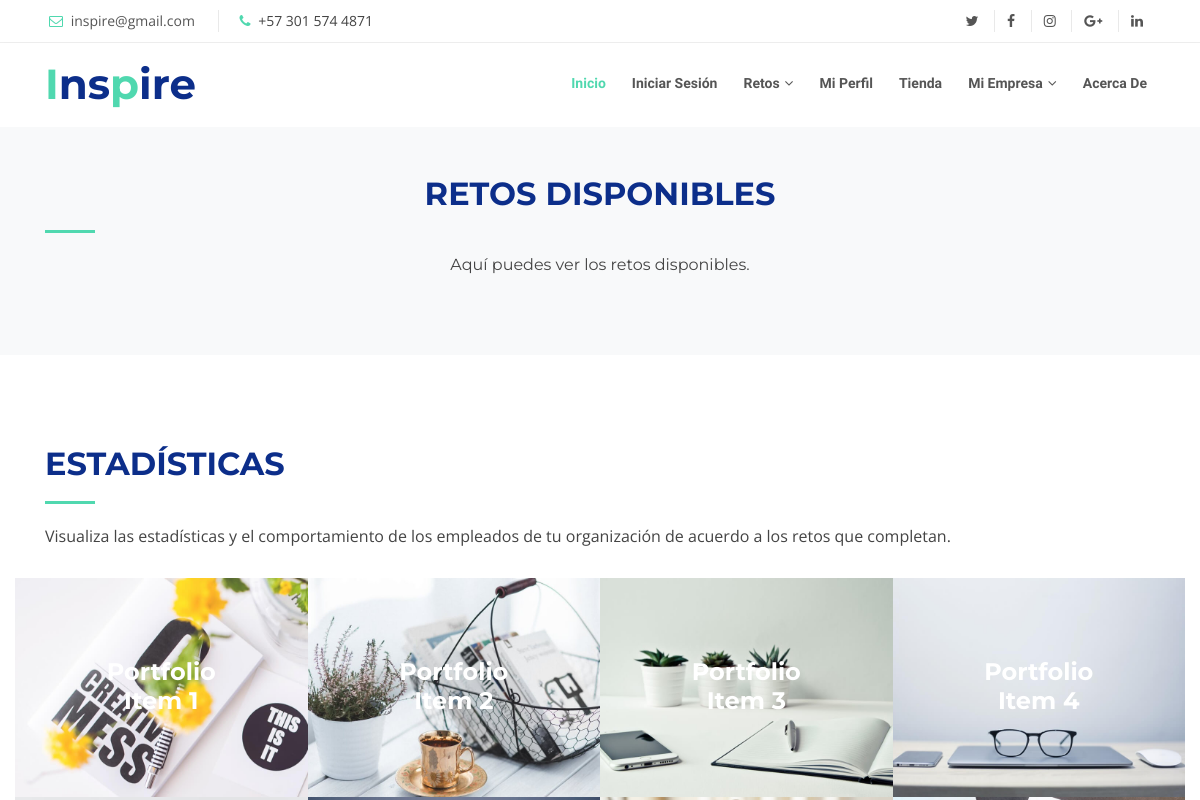
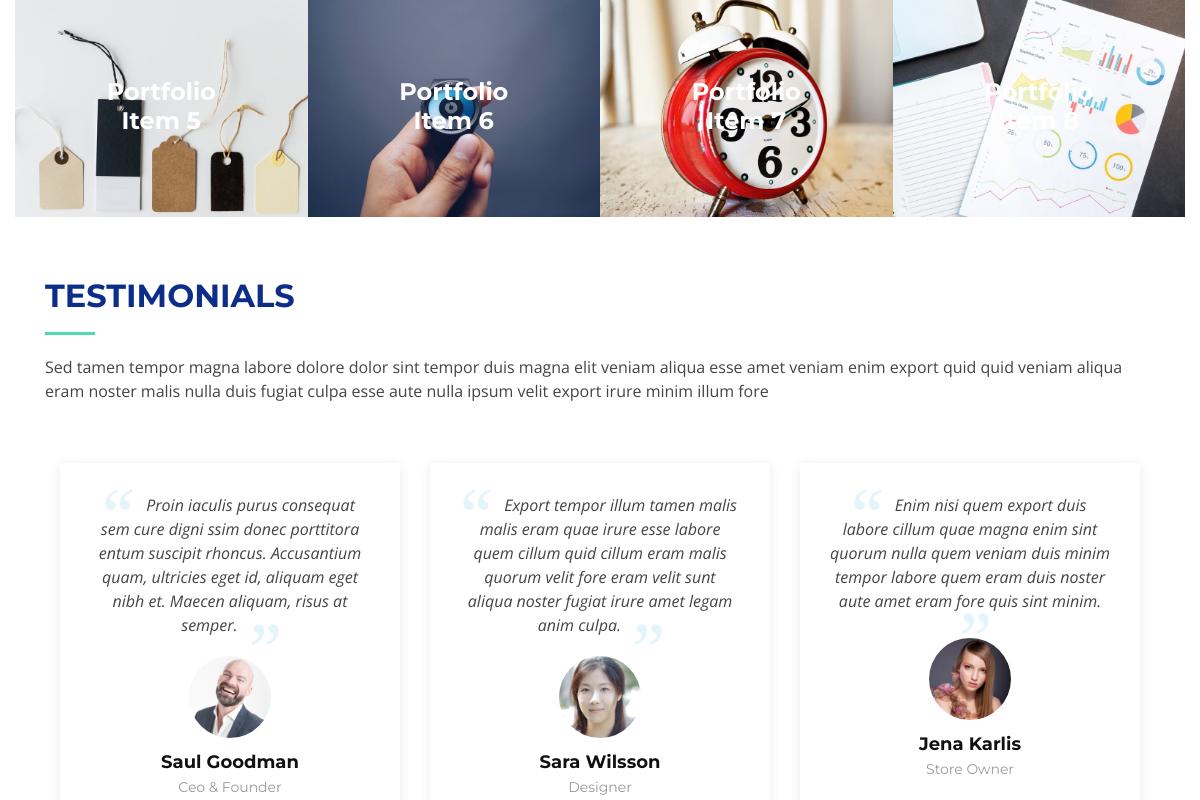
Before: /view_challenges (upper part) with the older database file (2 pictures, top to bottom).
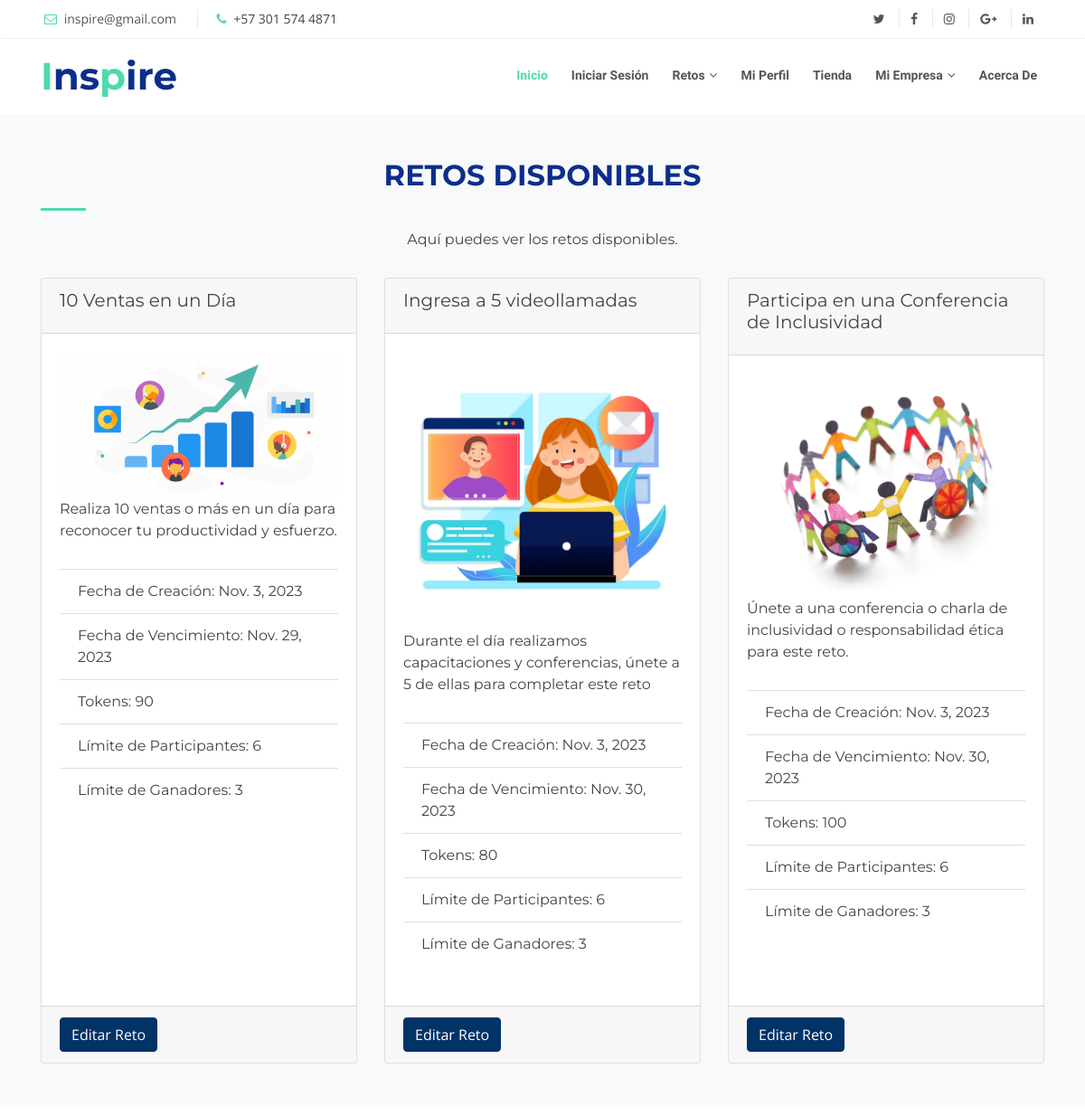
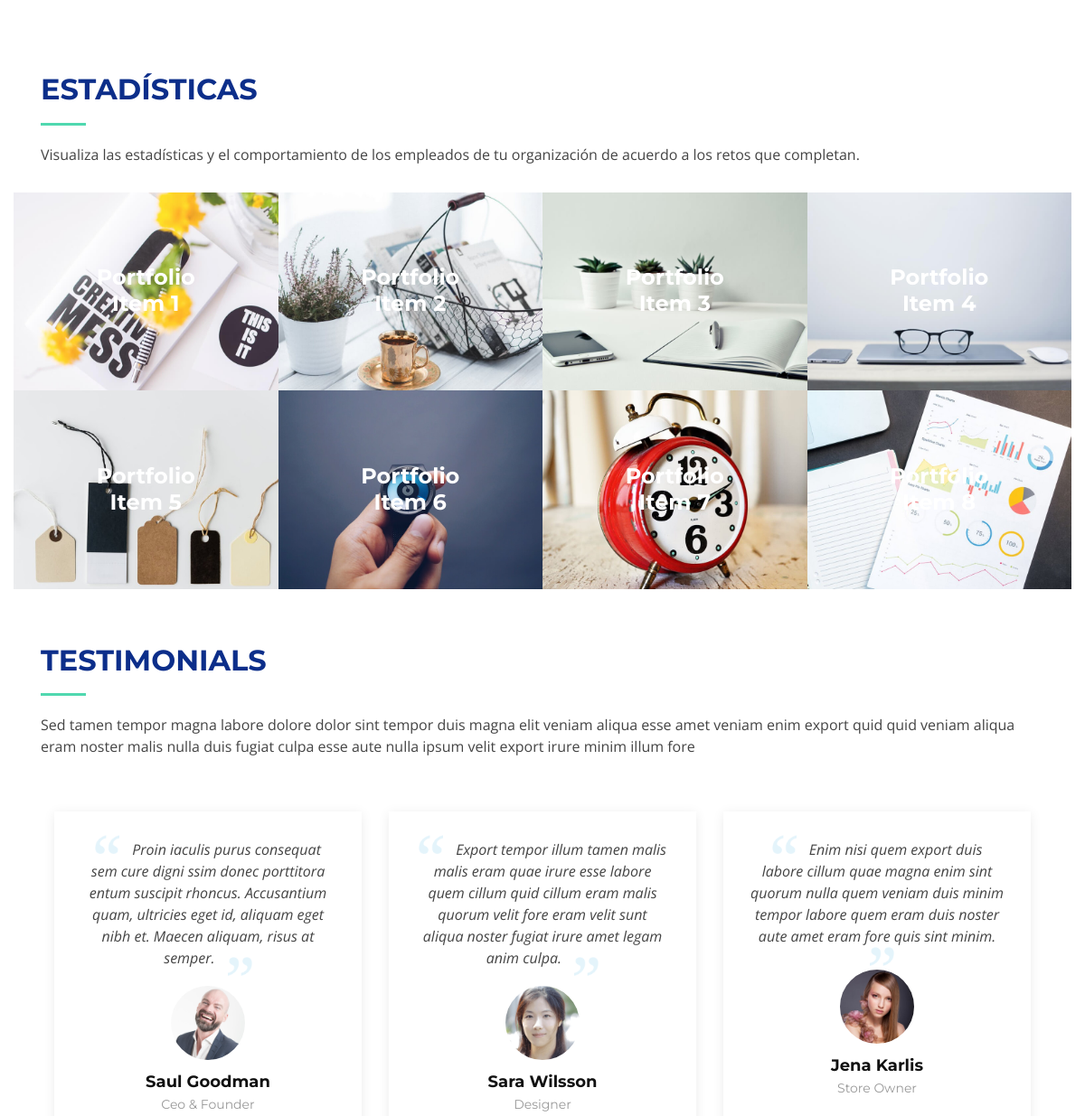
After: the same page with the newer database file (2 pictures, top to bottom).
### challenges/models.py (models this page shows)
class Reto(models.Model):
    nombre =  models.CharField(max_length=100)
    descripcion =  models.CharField(max_length=100)
    imagen = models.ImageField(upload_to="uploads/")
    fecha_publicacion = models.DateField(default=date.today)
    fecha_vencimiento = models.DateField(default=date.today)
    nombre_insignia =  models.CharField(max_length=100)
    categoria_insignia = models.CharField(max_length=100, default='', choices=HABILIDADES_LISTA)
    tokens =  models.IntegerField()
    limite_participantes = models.IntegerField(default=6, choices=CANTIDAD_PARTICIPANTES)
    cantidad_ganadores = models.IntegerField()

### challenges/views.py (the view)
# urls.py: path('view_challenges', challenges_views.view_challenges, name='view_challenges'),
def view_challenges(request):
    retos = Reto.objects.all()
    print(retos)
    return render(request, "view_challenges.html", {'retos': retos})

### challenges/templates/view_challenges.html (shortened to what this page needs)
<html lang="en"><head>
    <link href="static/lib/bootstrap/css/bootstrap.min.css" rel="stylesheet">
    <link href="static/lib/font-awesome/css/font-awesome.min.css" rel="stylesheet">
    <link href="static/lib/animate/animate.min.css" rel="stylesheet">
    <link href="static/lib/ionicons/css/ionicons.min.css" rel="stylesheet">
    <link href="static/lib/owlcarousel/assets/owl.carousel.min.css" rel="stylesheet">
    <link href="static/lib/magnific-popup/magnific-popup.css" rel="stylesheet">
    <link href="static/lib/ionicons/css/ionicons.min.css" rel="stylesheet">
    <link href="static/css/style.css" rel="stylesheet">
  <style type="text/css" id="operaUserStyle"></style></head>
  <body id="body"><button type="button" id="mobile-nav-toggle"></button>
    <section id="topbar" class="d-none d-lg-block">
      <div class="container clearfix">
        <div class="contact-info float-left">
          <i class="fa fa-envelope-o"></i> <a href="mailto:contact@example.com">inspire@gmail.com</a>
          <i class="fa fa-phone"></i> +57 301 574 4871
        </div>
        <div class="social-links float-right">
          <a href="#" class="twitter"><i class="fa fa-twitter"></i></a>
          <a href="#" class="facebook"><i class="fa fa-facebook"></i></a>
          <a href="#" class="instagram"><i class="fa fa-instagram"></i></a>
          <a href="#" class="google-plus"><i class="fa fa-google-plus"></i></a>
          <a href="#" class="linkedin"><i class="fa fa-linkedin"></i></a>
        </div>
      </div>
    </section>
    <div id="header-sticky-wrapper" class="sticky-wrapper" style="height: 84px;">
      <header id="header">
        <div class="container">
          <div id="logo" class="pull-left">
            <h1><a href="#body" class="scrollto"><span>I</span>ns<span>p</span>ire</a></h1>
          </div>
          <nav id="nav-menu-container">
            <ul class="nav-menu sf-js-enabled sf-arrows" style="touch-action: pan-y;"><li class="menu-active"><a href="http://localhost:8000">Inicio</a></li>
            <li><a href="#about">Iniciar Sesión</a></li>
            <li class="menu-has-children"><a href="" class="sf-with-ul">Retos</a>
              </li>
            <li><a href="#portfolio">Mi Perfil</a></li>
            <li><a href="#team">Tienda</a></li>
            <li class="menu-has-children"><a href="" class="sf-with-ul">Mi Empresa</a>
            </li>
            <li><a href="#contact">Acerca De</a></li>
          </ul>
        </nav>
      </div>
    </header></div>
    <main id="main">
      <section id="retos-disponibles" class="bg-light py-5">
        <div class="container">
          <div class="section-header">
            <h2 class="text-center" style="font-family: 'Montserrat', sans-serif;">Retos Disponibles</h2>
            <p class="text-center" style="font-family: 'Montserrat', sans-serif;">Aquí puedes ver los retos disponibles.</p>
          </div>
          <div class="row">
            {% for reto in retos %}
              <div class="col-lg-4 wow fadeIn" data-wow-delay="0.2s">
                <div class="card mb-4 h-100">
                  <div class="card-header">
                    <h5 class="card-title" style="font-family: 'Montserrat', sans-serif;">{{ reto.nombre }}</h5>
                  </div>
                  <div class="card-body">
                    <img src="{{ reto.imagen.url }}" class="card-img-top" alt="{{ reto.nombre }}">
                    <p class="card-text" style="font-family: 'Montserrat', sans-serif;">{{ reto.descripcion }}</p>
                    <ul class="list-group list-group-flush">
                      <li class="list-group-item" style="font-family: 'Montserrat', sans-serif;">Fecha de Creación: {{ reto.fecha_publicacion }}</li>
                      <li class="list-group-item" style="font-family: 'Montserrat', sans-serif;">Fecha de Vencimiento: {{ reto.fecha_vencimiento }}</li>
                      <li class="list-group-item" style="font-family: 'Montserrat', sans-serif;">Tokens: {{ reto.tokens }}</li>
                      <li class="list-group-item" style="font-family: 'Montserrat', sans-serif;">Límite de Participantes: {{ reto.limite_participantes }}</li>
                      <li class="list-group-item" style="font-family: 'Montserrat', sans-serif;">Límite de Ganadores: {{ reto.cantidad_ganadores }}</li>
                    </ul>
                  </div>
                  {% if reto.id %}
                  <div class="card-footer">
                    <a href="{% url 'edit_challenge' reto_id=reto.id %}" class="btn btn-primary">
                      Editar Reto
                    </a>
                  </div>
                  {% endif %}
                </div>
              </div>
            {% endfor %}
          </div>
        </div>
      </section>
      <section id="clients" class="wow fadeInUp" style="visibility: visible; animation-name: fadeInUp;">
      </section>
      <section id="portfolio" class="wow fadeInUp" style="visibility: visible; animation-name: fadeInUp;">
        <div class="container">
          <div class="section-header">
            <h2>Estadísticas</h2>
            <p>Visualiza las estadísticas y el comportamiento de los empleados de tu organización de acuerdo a los retos que completan.</p>
          </div>
        </div>
        <div class="container-fluid">
          <div class="row no-gutters">
            <div class="col-lg-3 col-md-4">
              <div class="portfolio-item wow fadeInUp" style="visibility: visible; animation-name: fadeInUp;">
                <a href="static/img/portfolio/1.jpg" class="portfolio-popup">
                  <img src="static/img/portfolio/1.jpg" alt="">
                  <div class="portfolio-overlay">
                    <div class="portfolio-info"><h2 class="wow fadeInUp" style="visibility: visible; animation-name: fadeInUp;">Portfolio Item 1</h2></div>
                  </div>
                </a>
              </div>
            </div>
            <div class="col-lg-3 col-md-4">
              <div class="portfolio-item wow fadeInUp" style="visibility: visible; animation-name: fadeInUp;">
                <a href="static/img/portfolio/2.jpg" class="portfolio-popup">
                  <img src="static/img/portfolio/2.jpg" alt="">
                  <div class="portfolio-overlay">
                    <div class="portfolio-info"><h2 class="wow fadeInUp" style="visibility: visible; animation-name: fadeInUp;">Portfolio Item 2</h2></div>
                  </div>
                </a>
              </div>
            </div>
            <div class="col-lg-3 col-md-4">
              <div class="portfolio-item wow fadeInUp" style="visibility: visible; animation-name: fadeInUp;">
                <a href="static/img/portfolio/3.jpg" class="portfolio-popup">
                  <img src="static/img/portfolio/3.jpg" alt="">
                  <div class="portfolio-overlay">
                    <div class="portfolio-info"><h2 class="wow fadeInUp" style="visibility: visible; animation-name: fadeInUp;">Portfolio Item 3</h2></div>
                  </div>
                </a>
              </div>
            </div>
            <div class="col-lg-3 col-md-4">
              <div class="portfolio-item wow fadeInUp" style="visibility: visible; animation-name: fadeInUp;">
                <a href="static/img/portfolio/4.jpg" class="portfolio-popup">
                  <img src="static/img/portfolio/4.jpg" alt="">
                  <div class="portfolio-overlay">
                    <div class="portfolio-info"><h2 class="wow fadeInUp" style="visibility: visible; animation-name: fadeInUp;">Portfolio Item 4</h2></div>
                  </div>
                </a>
              </div>
            </div>
            <div class="col-lg-3 col-md-4">
              <div class="portfolio-item wow fadeInUp" style="visibility: visible; animation-name: fadeInUp;">
                <a href="static/img/portfolio/5.jpg" class="portfolio-popup">
                  <img src="static/img/portfolio/5.jpg" alt="">
                  <div class="portfolio-overlay">
                    <div class="portfolio-info"><h2 class="wow fadeInUp" style="visibility: visible; animation-name: fadeInUp;">Portfolio Item 5</h2></div>
                  </div>
                </a>
              </div>
            </div>
            <div class="col-lg-3 col-md-4">
              <div class="portfolio-item wow fadeInUp" style="visibility: visible; animation-name: fadeInUp;">
                <a href="static/img/portfolio/6.jpg" class="portfolio-popup">
                  <img src="static/img/portfolio/6.jpg" alt="">
                  <div class="portfolio-overlay">
                    <div class="portfolio-info"><h2 class="wow fadeInUp" style="visibility: visible; animation-name: fadeInUp;">Portfolio Item 6</h2></div>
                  </div>
                </a>
              </div>
            </div>
            <div class="col-lg-3 col-md-4">
              <div class="portfolio-item wow fadeInUp" style="visibility: visible; animation-name: fadeInUp;">
                <a href="static/img/portfolio/7.jpg" class="portfolio-popup">
                  <img src="static/img/portfolio/7.jpg" alt="">
                  <div class="portfolio-overlay">
                    <div class="portfolio-info"><h2 class="wow fadeInUp" style="visibility: visible; animation-name: fadeInUp;">Portfolio Item 7</h2></div>
                  </div>
                </a>
              </div>
            </div>
            <div class="col-lg-3 col-md-4">
              <div class="portfolio-item wow fadeInUp" style="visibility: visible; animation-name: fadeInUp;">
                <a href="static/img/portfolio/8.jpg" class="portfolio-popup">
                  <img src="static/img/portfolio/8.jpg" alt="">
                  <div class="portfolio-overlay">
                    <div class="portfolio-info"><h2 class="wow fadeInUp" style="visibility: visible; animation-name: fadeInUp;">Portfolio Item 8</h2></div>
                  </div>
                </a>
              </div>
            </div>
          </div>
        </div>
      </section>
      <section id="testimonials" class="wow fadeInUp" style="visibility: visible; animation-name: fadeInUp;">
        <div class="container">
          <div class="section-header">
            <h2>Testimonials</h2>
            <p>Sed tamen tempor magna labore dolore dolor sint tempor duis magna elit veniam aliqua esse amet veniam enim export quid quid veniam aliqua eram noster malis nulla duis fugiat culpa esse aute nulla ipsum velit export irure minim illum fore</p>
          </div>
          <div class="owl-carousel testimonials-carousel owl-loaded owl-drag">
          <div class="owl-stage-outer"><div class="owl-stage" style="transform: translate3d(-3570px, 0px, 0px); transition: all 0.25s ease 0s; width: 5610px;">
              <div class="owl-item" style="width: 510px;"><div class="testimonial-item">
                <p>
                  <img src="static/img/quote-sign-left.png" class="quote-sign-left" alt="">
                  Proin iaculis purus consequat sem cure digni ssim donec porttitora entum suscipit rhoncus. Accusantium quam, ultricies eget id, aliquam eget nibh et. Maecen aliquam, risus at semper.
                  <img src="static/img/quote-sign-right.png" class="quote-sign-right" alt="">
                </p>
                <img src="static/img/testimonial-1.jpg" class="testimonial-img" alt="">
                <h3>Saul Goodman</h3>
                <h4>Ceo &amp; Founder</h4>
              </div></div><div class="owl-item" style="width: 510px;"><div class="testimonial-item">
                <p>
                  <img src="static/img/quote-sign-left.png" class="quote-sign-left" alt="">
                  Export tempor illum tamen malis malis eram quae irure esse labore quem cillum quid cillum eram malis quorum velit fore eram velit sunt aliqua noster fugiat irure amet legam anim culpa.
                  <img src="static/img/quote-sign-right.png" class="quote-sign-right" alt="">
                </p>
                <img src="static/img/testimonial-2.jpg" class="testimonial-img" alt="">
                <h3>Sara Wilsson</h3>
                <h4>Designer</h4>
              </div></div><div class="owl-item" style="width: 510px;"><div class="testimonial-item">
                <p>
                  <img src="static/img/quote-sign-left.png" class="quote-sign-left" alt="">
                  Enim nisi quem export duis labore cillum quae magna enim sint quorum nulla quem veniam duis minim tempor labore quem eram duis noster aute amet eram fore quis sint minim.
                  <img src="static/img/quote-sign-right.png" class="quote-sign-right" alt="">
                </p>
                <img src="static/img/testimonial-3.jpg" class="testimonial-img" alt="">
                <h3>Jena Karlis</h3>
                <h4>Store Owner</h4>
              </div></div>
              </div></div></div>
        </div>
      </section>
    </main>
        <div id="mobile-body-overly"></div></body></html>

Changed rows visible on the page:
added Reto: nombre "10 Ventas en un Día", imagen (picture), descripcion "Realiza 10 ventas o más en un día para reconocer tu productividad y esfuerzo.", fecha_publicacion "Nov. 3, 2023", fecha_vencimiento "Nov. 29, 2023", tokens "90", limite_participantes "6", cantidad_ganadores "3", shows "Editar Reto"
added Reto: nombre "Ingresa a 5 videollamadas", imagen (picture), descripcion "Durante el día realizamos capacitaciones y conferencias, únete a 5 de ellas para completar este reto", fecha_publicacion "Nov. 3, 2023", fecha_vencimiento "Nov. 30, 2023", tokens "80", limite_participantes "6", cantidad_ganadores "3", shows "Editar Reto"
added Reto: nombre "Participa en una Conferencia de Inclusividad", imagen (picture), descripcion "Únete a una conferencia o charla de inclusividad o responsabilidad ética para este reto.", fecha_publicacion "Nov. 3, 2023", fecha_vencimiento "Nov. 30, 2023", tokens "100", limite_participantes "6", cantidad_ganadores "3", shows "Editar Reto"
